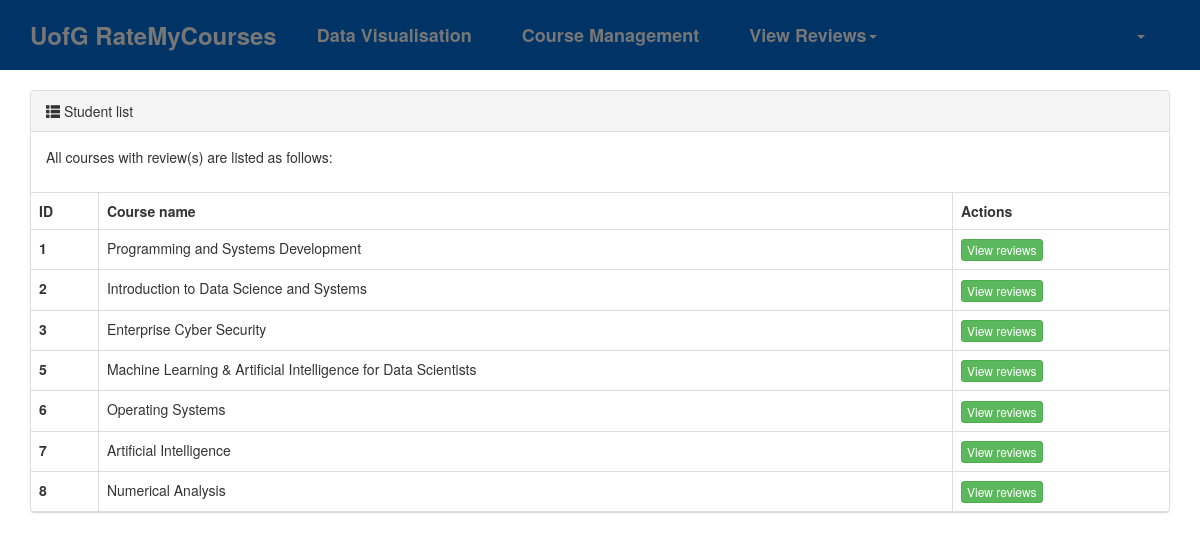
/course-list/ (signed in), run on the app's committed database.
### rmc/models.py (models this page shows)
class Course(models.Model):
    name = models.CharField(verbose_name="Name", max_length=64)
    associated_degree_programmes = models.ManyToManyField(to="DegreeProgramme", related_name="degree_programme_courses")

### rmc/views/staff.py (the view)
# urls.py: path("course-list/", staff.course_list),
def course_list(request):
    courses = models.Course.objects.all()
    courses_review = models.CourseReview.objects.all().values("course_id").distinct()
    pagination_object = Pagination(request, courses)
    contents = {
        "courses_review": courses_review,
        "queryset": pagination_object.queryset_page,
        "tpl_pagination_navbar": pagination_object.tpl(),
    }
    return render(request, "course-list.html", contents)

### rmc/templates/course-list.html
{% extends "layout.html" %}
{% block content %}
    <div class="container">
        <div>
            <div class="panel panel-default">
                <div class="panel-heading">
                    <span class="glyphicon glyphicon-th-list" aria-hidden="true"></span>
                    Student list
                </div>
                <div class="panel-body">
                    <p>All courses with review(s) are listed as follows:</p>
                </div>
                <table class="table table-bordered">
                    <thead>
                    <tr>
                        <th>ID</th>
                        <th>Course name</th>
                        <th>Actions</th>
                    </tr>
                    </thead>
                    <tbody>
                    {% for obj in queryset %}
                        <tr>
                            {% for course in courses_review %}
                                {% if course.course_id == obj.id %}
                                    <th scope="row">{{ obj.id }}</th>
                                    <td>{{ obj.name }}</td>
                                    <td>
                                        <a class="btn btn-success btn-xs" href="/{{ obj.id }}/view-reviews-course/">View reviews</a>
                                    </td>
                                {% endif %}
                            {% endfor %}
                        </tr>
                    {% endfor %}
                    </tbody>
                </table>
            </div>
        </div>
    </div>
{% endblock %}

### data on the page
Course: id "1", name "Programming and Systems Development"
Course: id "2", name "Introduction to Data Science and Systems"
Course: id "3", name "Enterprise Cyber Security"
Course: id "5", name "Machine Learning & Artificial Intelligence for Data Scientists"
Course: id "6", name "Operating Systems"
Course: id "7", name "Artificial Intelligence"
Course: id "8", name "Numerical Analysis"
